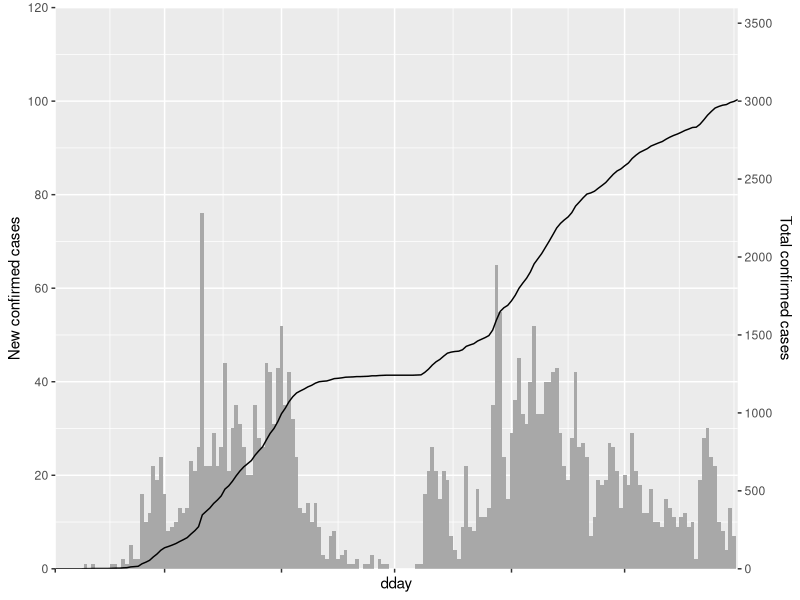
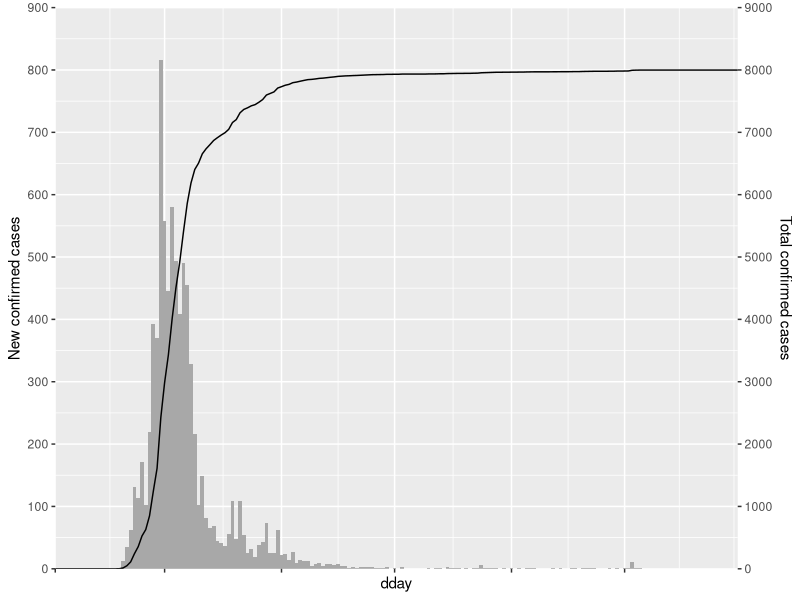

Recreate these plots in R, in order.
##COVID Vs. Environmental factors
#Workspace path
code_root="/User/"
setwd(paste0(code_root, "covid_env"))



#Libraries
library(ggplot2)
library(scales)
library(plyr)


#Data input
data <- read.csv("covid.data.csv")
seoul <- subset(data, region == "seoul")
daegu <- subset(data, region == "daegu")


##Spearman Rank Test
seoul.spear.temp.avg <- cor.test(seoul$temp.avg, seoul$case, method="spearman")
seoul.spear.temp.low <- cor.test(seoul$temp.low, seoul$case, method="spearman")
seoul.spear.temp.high <- cor.test(seoul$temp.high, seoul$case, method="spearman")
seoul.spear.dtv <- cor.test(seoul$dtv, seoul$case, method="spearman")
seoul.spear.rainfall <- cor.test(seoul$rainfall, seoul$case, method="spearman")
seoul.spear.wind <- cor.test(seoul$wind, seoul$case, method="spearman")
seoul.spear.rel.hum <- cor.test(seoul$rel.hum, seoul$case, method="spearman")
seoul.spear.pressure <- cor.test(seoul$pressure, seoul$case, method="spearman")
seoul.spear.sunduration <- cor.test(seoul$sunduration, seoul$case, method="spearman")
seoul.spear.temp.ground <- cor.test(seoul$temp.ground, seoul$case, method="spearman")
seoul.spear.co <- cor.test(seoul$co, seoul$case, method="spearman")
seoul.spear.no2 <- cor.test(seoul$no2, seoul$case, method="spearman")
seoul.spear.o3 <- cor.test(seoul$o3, seoul$case, method="spearman")
seoul.spear.so3 <- cor.test(seoul$so3, seoul$case, method="spearman")
seoul.spear.pm10 <- cor.test(seoul$pm10, seoul$case, method="spearman")
seoul.spear.pm25 <- cor.test(seoul$pm25, seoul$case, method="spearman")

daegu.spear.temp.avg <- cor.test(daegu$temp.avg, daegu$case, method="spearman")
daegu.spear.temp.low <- cor.test(daegu$temp.low, daegu$case, method="spearman")
daegu.spear.temp.high <- cor.test(daegu$temp.high, daegu$case, method="spearman")
daegu.spear.dtv <- cor.test(daegu$dtv, daegu$case, method="spearman")
daegu.spear.rainfall <- cor.test(daegu$rainfall, daegu$case, method="spearman")
daegu.spear.wind <- cor.test(daegu$wind, daegu$case, method="spearman")
daegu.spear.rel.hum <- cor.test(daegu$rel.hum, daegu$case, method="spearman")
daegu.spear.pressure <- cor.test(daegu$pressure, daegu$case, method="spearman")
daegu.spear.sunduration <- cor.test(daegu$sunduration, daegu$case, method="spearman")
daegu.spear.temp.ground <- cor.test(daegu$temp.ground, daegu$case, method="spearman")
daegu.spear.co <- cor.test(daegu$co, daegu$case, method="spearman")
daegu.spear.no2 <- cor.test(daegu$no2, daegu$case, method="spearman")
daegu.spear.o3 <- cor.test(daegu$o3, daegu$case, method="spearman")
daegu.spear.so3 <- cor.test(daegu$so3, daegu$case, method="spearman")
daegu.spear.pm10 <- cor.test(daegu$pm10, daegu$case, method="spearman")
daegu.spear.pm25 <- cor.test(daegu$pm25, daegu$case, method="spearman")


##Kendall Rank Correlation
seoul.ken.temp.avg <- cor.test(seoul$temp.avg, seoul$case, method="kendall")
seoul.ken.temp.low <- cor.test(seoul$temp.low, seoul$case, method="kendall")
seoul.ken.temp.high <- cor.test(seoul$temp.high, seoul$case, method="kendall")
seoul.ken.dtv <- cor.test(seoul$dtv, seoul$case, method="kendall")
seoul.ken.rainfall <- cor.test(seoul$rainfall, seoul$case, method="kendall")
seoul.ken.wind <- cor.test(seoul$wind, seoul$case, method="kendall")
seoul.ken.rel.hum <- cor.test(seoul$rel.hum, seoul$case, method="kendall")
seoul.ken.pressure <- cor.test(seoul$pressure, seoul$case, method="kendall")
seoul.ken.sunduration <- cor.test(seoul$sunduration, seoul$case, method="kendall")
seoul.ken.temp.ground <- cor.test(seoul$temp.ground, seoul$case, method="kendall")
seoul.ken.co <- cor.test(seoul$co, seoul$case, method="kendall")
seoul.ken.no2 <- cor.test(seoul$no2, seoul$case, method="kendall")
seoul.ken.o3 <- cor.test(seoul$o3, seoul$case, method="kendall")
seoul.ken.so3 <- cor.test(seoul$so3, seoul$case, method="kendall")
seoul.ken.pm10 <- cor.test(seoul$pm10, seoul$case, method="kendall")
seoul.ken.pm25 <- cor.test(seoul$pm25, seoul$case, method="kendall")

daegu.ken.temp.avg <- cor.test(daegu$temp.avg, daegu$case, method="kendall")
daegu.ken.temp.low <- cor.test(daegu$temp.low, daegu$case, method="kendall")
daegu.ken.temp.high <- cor.test(daegu$temp.high, daegu$case, method="kendall")
daegu.ken.dtv <- cor.test(daegu$dtv, daegu$case, method="kendall")
daegu.ken.rainfall <- cor.test(daegu$rainfall, daegu$case, method="kendall")
daegu.ken.wind <- cor.test(daegu$wind, daegu$case, method="kendall")
daegu.ken.rel.hum <- cor.test(daegu$rel.hum, daegu$case, method="kendall")
daegu.ken.pressure <- cor.test(daegu$pressure, daegu$case, method="kendall")
daegu.ken.sunduration <- cor.test(daegu$sunduration, daegu$case, method="kendall")
daegu.ken.temp.ground <- cor.test(daegu$temp.ground, daegu$case, method="kendall")
daegu.ken.co <- cor.test(daegu$co, daegu$case, method="kendall")
daegu.ken.no2 <- cor.test(daegu$no2, daegu$case, method="kendall")
daegu.ken.o3 <- cor.test(daegu$o3, daegu$case, method="kendall")
daegu.ken.so3 <- cor.test(daegu$so3, daegu$case, method="kendall")
daegu.ken.pm10 <- cor.test(daegu$pm10, daegu$case, method="kendall")
daegu.ken.pm25 <- cor.test(daegu$pm25, daegu$case, method="kendall")


##Table for Spearman Rank Test
spearman.seoul <- data.frame(
    parameters = c(
        "temp.avg", "temp.low", "temp.high", "dtv", "rainfall", "wind", "rel.hum", "pressure", "sunduration", "temp.ground", "co", "no2", "o3", "so3", "pm10", "pm25"
    ),
    rho = c(
        seoul.spear.temp.avg$estimate,
        seoul.spear.temp.low$estimate,
        seoul.spear.temp.high$estimate,
        seoul.spear.dtv$estimate,
        seoul.spear.rainfall$estimate,
        seoul.spear.wind$estimate,
        seoul.spear.rel.hum$estimate,
        seoul.spear.pressure$estimate,
        seoul.spear.sunduration$estimate,
        seoul.spear.temp.ground$estimate,
        seoul.spear.co$estimate,
        seoul.spear.no2$estimate,
        seoul.spear.o3$estimate,
        seoul.spear.so3$estimate,
        seoul.spear.pm10$estimate,
        seoul.spear.pm25$estimate    
    ),
    p.value = c(
        seoul.spear.temp.avg$p.value,
        seoul.spear.temp.low$p.value,
        seoul.spear.temp.high$p.value,
        seoul.spear.dtv$p.value,
        seoul.spear.rainfall$p.value,
        seoul.spear.wind$p.value,
        seoul.spear.rel.hum$p.value,
        seoul.spear.pressure$p.value,
        seoul.spear.sunduration$p.value,
        seoul.spear.temp.ground$p.value,
        seoul.spear.co$p.value,
        seoul.spear.no2$p.value,
        seoul.spear.o3$p.value,
        seoul.spear.so3$p.value,
        seoul.spear.pm10$p.value,
        seoul.spear.pm25$p.value    
    )
)

spearman.daegu <- data.frame(
    parameters = c(
        "temp.avg", "temp.low", "temp.high", "dtv", "rainfall", "wind", "rel.hum", "pressure", "sunduration", "temp.ground", "co", "no2", "o3", "so3", "pm10", "pm25"
    ),
    rho = c(
        daegu.spear.temp.avg$estimate,
        daegu.spear.temp.low$estimate,
        daegu.spear.temp.high$estimate,
        daegu.spear.dtv$estimate,
        daegu.spear.rainfall$estimate,
        daegu.spear.wind$estimate,
        daegu.spear.rel.hum$estimate,
        daegu.spear.pressure$estimate,
        daegu.spear.sunduration$estimate,
        daegu.spear.temp.ground$estimate,
        daegu.spear.co$estimate,
        daegu.spear.no2$estimate,
        daegu.spear.o3$estimate,
        daegu.spear.so3$estimate,
        daegu.spear.pm10$estimate,
        daegu.spear.pm25$estimate    
    ),
    p.value = c(
        daegu.spear.temp.avg$p.value,
        daegu.spear.temp.low$p.value,
        daegu.spear.temp.high$p.value,
        daegu.spear.dtv$p.value,
        daegu.spear.rainfall$p.value,
        daegu.spear.wind$p.value,
        daegu.spear.rel.hum$p.value,
        daegu.spear.pressure$p.value,
        daegu.spear.sunduration$p.value,
        daegu.spear.temp.ground$p.value,
        daegu.spear.co$p.value,
        daegu.spear.no2$p.value,
        daegu.spear.o3$p.value,
        daegu.spear.so3$p.value,
        daegu.spear.pm10$p.value,
        daegu.spear.pm25$p.value    
    )
)

##Table for Kendall Rank Correlation
kendall.seoul <- data.frame(
    parameters = c(
        "temp.avg", "temp.low", "temp.high", "dtv", "rainfall", "wind", "rel.hum", "pressure", "sunduration", "temp.ground", "co", "no2", "o3", "so3", "pm10", "pm25"
    ),
    tau = c(
        seoul.ken.temp.avg$estimate,
        seoul.ken.temp.low$estimate,
        seoul.ken.temp.high$estimate,
        seoul.ken.dtv$estimate,
        seoul.ken.rainfall$estimate,
        seoul.ken.wind$estimate,
        seoul.ken.rel.hum$estimate,
        seoul.ken.pressure$estimate,
        seoul.ken.sunduration$estimate,
        seoul.ken.temp.ground$estimate,
        seoul.ken.co$estimate,
        seoul.ken.no2$estimate,
        seoul.ken.o3$estimate,
        seoul.ken.so3$estimate,
        seoul.ken.pm10$estimate,
        seoul.ken.pm25$estimate    
    ),
    p.value = c(
        seoul.ken.temp.avg$p.value,
        seoul.ken.temp.low$p.value,
        seoul.ken.temp.high$p.value,
        seoul.ken.dtv$p.value,
        seoul.ken.rainfall$p.value,
        seoul.ken.wind$p.value,
        seoul.ken.rel.hum$p.value,
        seoul.ken.pressure$p.value,
        seoul.ken.sunduration$p.value,
        seoul.ken.temp.ground$p.value,
        seoul.ken.co$p.value,
        seoul.ken.no2$p.value,
        seoul.ken.o3$p.value,
        seoul.ken.so3$p.value,
        seoul.ken.pm10$p.value,
        seoul.ken.pm25$p.value    
    )
)

kendall.daegu <- data.frame(
    parameters = c(
        "temp.avg", "temp.low", "temp.high", "dtv", "rainfall", "wind", "rel.hum", "pressure", "sunduration", "temp.ground", "co", "no2", "o3", "so3", "pm10", "pm25"
    ),
    tau = c(
        daegu.ken.temp.avg$estimate,
        daegu.ken.temp.low$estimate,
        daegu.ken.temp.high$estimate,
        daegu.ken.dtv$estimate,
        daegu.ken.rainfall$estimate,
        daegu.ken.wind$estimate,
        daegu.ken.rel.hum$estimate,
        daegu.ken.pressure$estimate,
        daegu.ken.sunduration$estimate,
        daegu.ken.temp.ground$estimate,
        daegu.ken.co$estimate,
        daegu.ken.no2$estimate,
        daegu.ken.o3$estimate,
        daegu.ken.so3$estimate,
        daegu.ken.pm10$estimate,
        daegu.ken.pm25$estimate    
    ),
    p.value = c(
        daegu.ken.temp.avg$p.value,
        daegu.ken.temp.low$p.value,
        daegu.ken.temp.high$p.value,
        daegu.ken.dtv$p.value,
        daegu.ken.rainfall$p.value,
        daegu.ken.wind$p.value,
        daegu.ken.rel.hum$p.value,
        daegu.ken.pressure$p.value,
        daegu.ken.sunduration$p.value,
        daegu.ken.temp.ground$p.value,
        daegu.ken.co$p.value,
        daegu.ken.no2$p.value,
        daegu.ken.o3$p.value,
        daegu.ken.so3$p.value,
        daegu.ken.pm10$p.value,
        daegu.ken.pm25$p.value    
    )
)



##Table export
write.csv(spearman.seoul, file = "spearman.seoul.csv", append = TRUE)
write.csv(spearman.daegu, file = "spearman.daegu.csv", append = TRUE)
write.csv(kendall.seoul, file = "kendall.seoul.csv", append = TRUE)
write.csv(kendall.daegu, file = "kendall.daegu.csv", append = TRUE)





##Histogram and cumulutive graph of new COVID-19 confirmed cases
seoul.graph <- ggplot() +
    geom_bar(data = seoul, aes(x = dday, y = case), stat = "identity", fill = "grey66", width = 1) +
    geom_line(data = seoul, aes(x = dday, y = total.case/30)) +
    scale_x_continuous(
        expand = c(0,0),
        limits = c(32, 213),
        breaks = c(32, 61, 92, 122, 153, 183),
        labels = NULL
    ) +
    scale_y_continuous(
        expand = c(0,0),
        limits = c(0,120),
        breaks = 20 * c(0:6),
        name = "New confirmed cases",
        sec.axis = sec_axis(~.*30, name = "Total confirmed cases", breaks = 500 * c(0:7))
    )

daegu.graph <- ggplot() +
    geom_bar(data = daegu, aes(x = dday, y = case), stat = "identity", fill = "grey66",  width = 1) +
    geom_line(data = daegu, aes(x = dday, y = total.case/10)) +
    scale_x_continuous(
        expand = c(0,0),
        limits = c(32, 213),
        breaks = c(32, 61, 92, 122, 153, 183),
        labels = NULL
    ) +
    scale_y_continuous(
        expand = c(0,0),
        limits = c(0,900),
        breaks = 100 * c(0:9),
        name = "New confirmed cases",
        sec.axis = sec_axis(~.*10, name = "Total confirmed cases", breaks = 1000 * c(0:9))
    )



##Graph exporting
pdf("seoul.pdf", width = 4, height = 3)
seoul.graph
dev.off()   

pdf("daegu.pdf", width = 4, height = 3)
daegu.graph
dev.off()